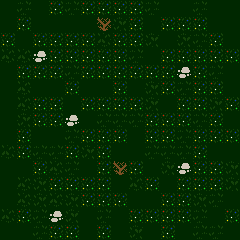

A 2D game scene composited from a Tiled map and its tileset images. What follows is a short description and the map's XML, with every tile layer's data as written:
An orthogonal 15x15 tile map with 16x16 px tiles, 3 tile layers (floor, wall, units).

<map version="1.10" tiledversion="2025.05.05" orientation="orthogonal" renderorder="right-down" width="15" height="15" tilewidth="16" tileheight="16" infinite="0" nextlayerid="5" nextobjectid="1">
 <tileset firstgid="1" source="../../tiles/battle/farm.tsx" />
 <layer id="1" name="floor" width="15" height="15">
  <data encoding="csv">
4,18,4,52,18,52,52,52,52,18,4,4,18,4,4,
4,52,4,4,4,4,4,16,52,4,52,52,52,4,4,
52,4,52,52,52,52,17,52,52,16,4,16,18,52,4,
17,17,4,52,52,52,52,52,18,4,52,52,52,52,52,
4,52,52,52,18,52,52,52,52,52,52,4,52,18,4,
4,17,4,4,52,4,4,52,4,16,52,18,52,52,4,
4,17,52,52,4,52,52,52,52,16,4,52,52,16,52,
4,16,52,52,4,4,18,18,18,52,52,52,18,52,4,
4,52,4,4,18,52,52,52,4,52,52,18,52,52,52,
17,52,18,18,52,16,52,4,4,18,18,18,52,4,4,
4,4,52,17,18,4,52,4,52,4,16,4,52,52,16,
4,17,16,52,52,52,52,4,17,52,4,52,52,52,16,
4,17,16,17,16,52,52,52,4,4,52,52,16,18,4,
17,52,18,4,16,4,18,4,52,52,52,52,18,4,52,
4,4,18,52,52,4,52,4,16,4,52,4,18,18,4
</data>
 </layer>
 <layer id="3" name="wall" width="15" height="15">
  <data encoding="csv">
0,0,0,0,0,0,0,0,0,0,0,0,0,0,0,
0,0,0,0,0,0,34,0,0,0,0,0,0,0,0,
0,0,0,0,0,0,0,0,0,0,0,0,0,0,0,
0,0,48,0,0,0,0,0,0,0,0,0,0,0,0,
0,0,0,0,0,0,0,0,0,0,0,48,0,0,0,
0,0,0,0,0,0,0,0,0,0,0,0,0,0,0,
0,0,0,0,0,0,0,0,0,0,0,0,0,0,0,
0,0,0,0,48,0,0,0,0,0,0,0,0,0,0,
0,0,0,0,0,0,0,0,0,0,0,0,0,0,0,
0,0,0,0,0,0,0,0,0,0,0,0,0,0,0,
0,0,0,0,0,0,0,34,0,0,0,48,0,0,0,
0,0,0,0,0,0,0,0,0,0,0,0,0,0,0,
0,0,0,0,0,0,0,0,0,0,0,0,0,0,0,
0,0,0,48,0,0,0,0,0,0,0,0,0,0,0,
0,0,0,0,0,0,0,0,0,0,0,0,0,0,0
</data>
 </layer>
 <layer id="4" name="units" width="15" height="15">
  <data encoding="csv">
0,0,0,0,0,0,0,0,0,0,0,0,0,0,0,
0,0,0,0,0,0,0,0,0,0,0,0,0,0,0,
0,0,0,0,0,0,0,0,0,0,0,0,0,0,0,
0,0,0,0,0,0,0,0,0,0,0,0,0,0,0,
0,0,0,0,0,0,0,0,0,0,0,0,0,0,0,
0,0,0,0,0,0,0,0,0,0,0,0,0,0,0,
0,0,0,0,0,0,0,0,0,0,0,0,0,0,0,
0,0,0,0,0,0,0,0,0,0,0,0,0,0,0,
0,0,0,0,0,0,0,0,0,0,0,0,0,0,0,
0,0,0,0,0,0,0,0,0,0,0,0,0,0,0,
0,0,0,0,0,0,0,0,0,0,0,0,0,0,0,
0,0,0,0,0,0,0,0,0,0,0,0,0,0,0,
0,0,0,0,0,0,0,0,0,0,0,0,0,0,0,
0,0,0,0,0,0,0,0,0,0,0,0,0,0,0,
0,0,0,0,0,0,0,0,0,0,0,0,0,0,0
</data>
 </layer>
</map>
